Frame 1 (no input): blank canvas, image omitted
Frame 60 (the mouse pressed at the canvas centre just before this capture): blank canvas, image omitted
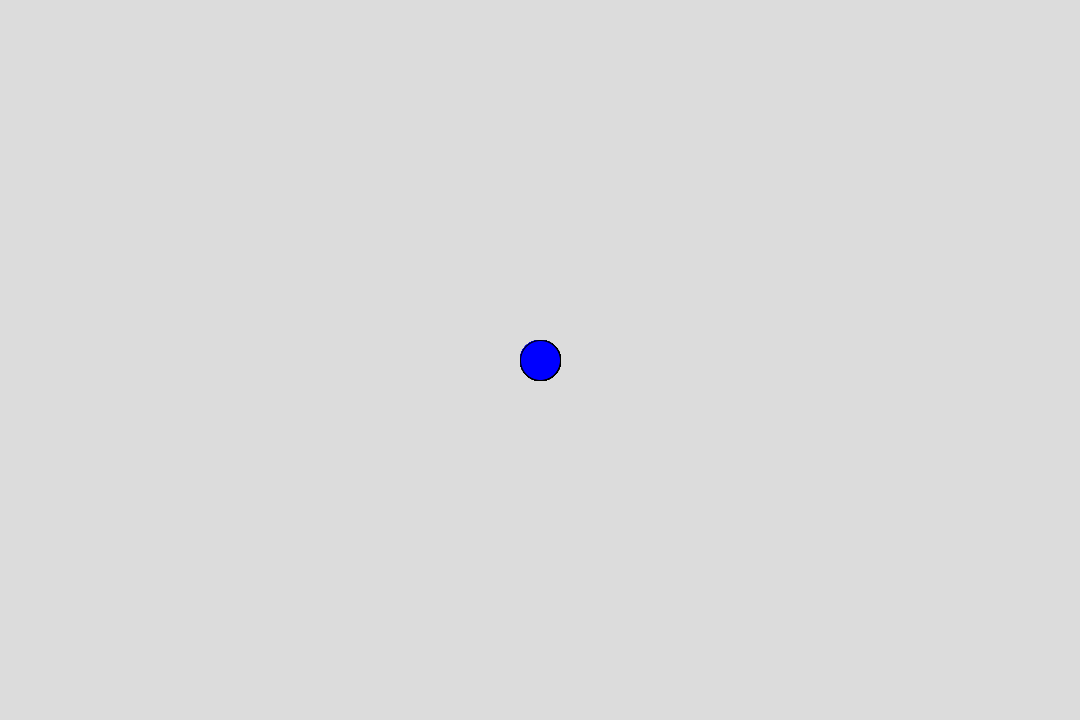
Frame 120 (the mouse held since frame 60 and released just before this capture)

The Processing sketch whose frames 1 and 60 were blank and that drew this single picture after the mouse press (run headless with seeded random() and noise(); from frame 60 on, the mouse is pressed at the canvas centre):

// Processing sketch: sketch_190828a
// ── sketch_190828a.pde
void setup() {
  size(1080,720);
  background(220,220,220);
}
void draw() {
  if(mousePressed) {
    ellipse(mouseX, mouseY, 40, 40);
    fill(#0000FF);
  }
}
